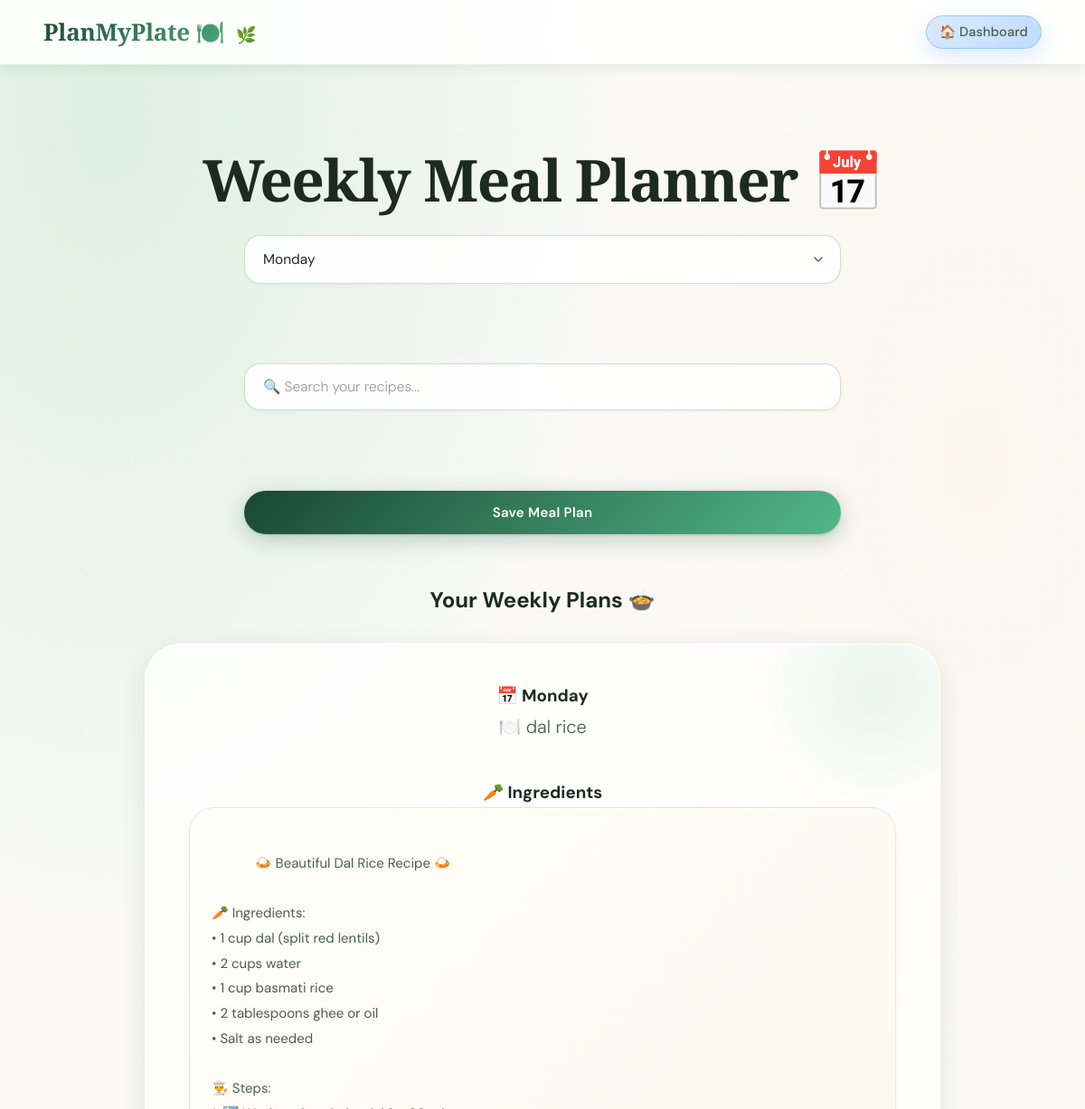
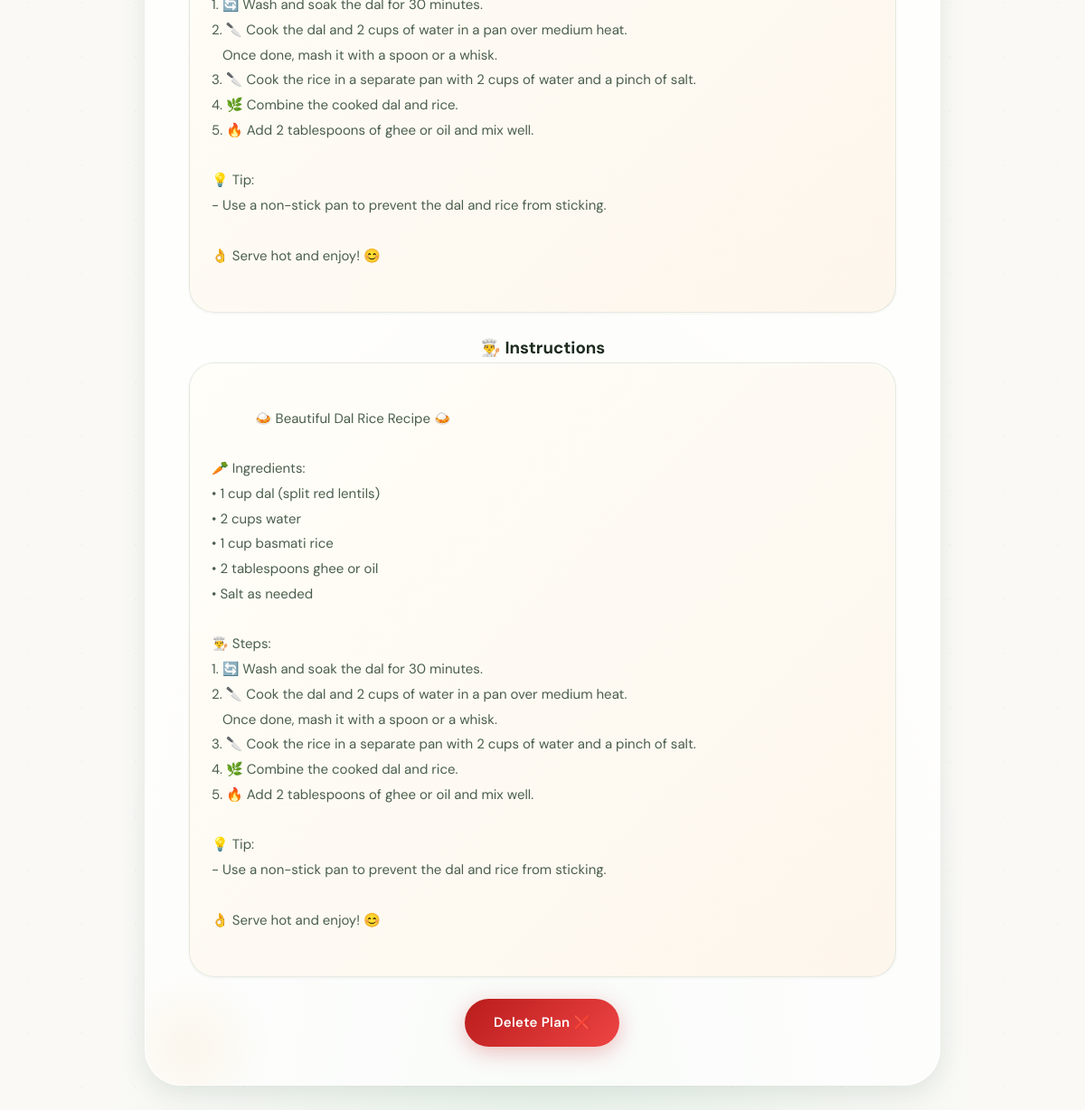
Screenshot of /meal_planner (signed in) with the database file from the repository (2 pictures, top to bottom).
### tables this page shows
CREATE TABLE meal_plans (
        id INTEGER PRIMARY KEY AUTOINCREMENT,
        user_id INTEGER,
        day TEXT,
        recipe_id INTEGER
    );

CREATE TABLE recipes (
            id INTEGER PRIMARY KEY AUTOINCREMENT,
            user_id INTEGER,
            title TEXT,
            ingredients TEXT,
            instructions TEXT
        );

### app.py (the view, shortened to what this page needs)
@app.route("/meal_planner", methods=["GET", "POST"])
def meal_planner():
    if "user_id" not in session:
        return redirect("/login")
    user_id = session["user_id"]
    conn = sqlite3.connect("database.db")
    cursor = conn.cursor()
    cursor.execute(
        "SELECT * FROM recipes WHERE user_id=?",
        (user_id,)
    )
    recipes = cursor.fetchall()
    cursor.execute(
        """
        SELECT
meal_plans.day,
recipes.title,
recipes.ingredients,
recipes.instructions,
meal_plans.id

        FROM meal_plans

        JOIN recipes
        ON meal_plans.recipe_id = recipes.id

        WHERE meal_plans.user_id=?
        """,
        (user_id,)
    )
    plans = cursor.fetchall()
    conn.close()
    return render_template(
        "meal_planner.html",
        recipes=recipes,
        plans=plans
    )

### templates/meal_planner.html (shortened to what this page needs)
<!DOCTYPE html>
<html lang="en">
<head>
    <link rel="stylesheet"
          href="{{ url_for('static', filename='css/style.css') }}">
</head>
<body>
    <div class="navbar">
    <div class="logo">
        PlanMyPlate 🍽️
    </div>
    <a href="/dashboard"
       class="nav-home-btn">
        🏠 Dashboard
    </a>
</div>
    <div class="hero">
        <h1>Weekly Meal Planner 📅</h1>
        <form method="POST">
            <select name="day">
                <option>Monday</option>
            </select>
            <br><br>
            <div style="position: relative;">
    <input
        type="text"
        id="meal-search"
        placeholder="🔍 Search your recipes..."
        onkeyup="showMealSuggestions()"
        autocomplete="off">
</div>
            <br><br>
            <button class="btn">
                Save Meal Plan
            </button>
        </form>
        <br><br>
        <h2>Your Weekly Plans 🍲</h2>
        {% for plan in plans %}
<div class="recipe-card">
    <h3>
        📅 {{ plan[0] }}
    </h3>
    <p>
        🍽️ {{ plan[1] }}
    </p>
    <div class="recipe-section">
        <h3>🥕 Ingredients</h3>
        <div class="recipe-text">
            {{ plan[2] }}
        </div>
    </div>
    <div class="recipe-section">
        <h3>👨‍🍳 Instructions</h3>
        <div class="recipe-text">
            {{ plan[3] }}
        </div>
    </div>
    <a href="/delete_meal/{{ plan[4] }}"
       class="btn delete-btn">
        Delete Plan ❌
    </a>
</div>
{% endfor %}
    </div>
</body>
</html>

### rows the page displays
meal_plans: day "Monday", title "dal rice", ingredients "🍛 Beautiful Dal Rice Recipe 🍛 🥕 Ingredients: • 1 cup dal (split red lentils) • 2 cups water • 1 cup basmati rice • 2 tablespoons ghee or oil • Salt as needed 👨‍🍳 Steps: 1. 🔄 Wash and soak the dal for 30 minutes. 2. 🔪 Cook the dal and 2 cups of water in a pan over medium heat. Once done, mash it with a spoon or a whisk. 3. 🔪 Cook the rice in a separate pan with 2 cups of water and a pinch of salt. 4. 🌿 Combine the cooked dal and rice. 5. 🔥 Add 2 tablespoons of ghee or oil and mix well. 💡 Tip: - Use a non-stick pan to prevent the dal and rice from sticking. 👌 Serve hot and enjoy! 😊", instructions "🍛 Beautiful Dal Rice Recipe 🍛 🥕 Ingredients: • 1 cup dal (split red lentils) • 2 cups water • 1 cup basmati rice • 2 tablespoons ghee or oil • Salt as needed 👨‍🍳 Steps: 1. 🔄 Wash and soak the dal for 30 minutes. 2. 🔪 Cook the dal and 2 cups of water in a pan over medium heat. Once done, mash it with a spoon or a whisk. 3. 🔪 Cook the rice in a separate pan with 2 cups of water and a pinch of salt. 4. 🌿 Combine the cooked dal and rice. 5. 🔥 Add 2 tablespoons of ghee or oil and mix well. 💡 Tip: - Use a non-stick pan to prevent the dal and rice from sticking. 👌 Serve hot and enjoy! 😊"
